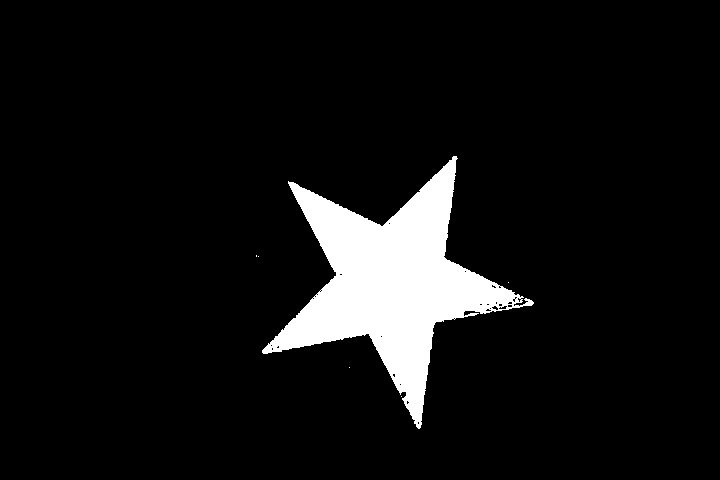
#> input picture mask.png, 720 x 480 px
$ python getLines.py mask.png   (Python 2 division)
#> lines starting #> are read from the running program, lines starting #| are printed output that depends on the picture; after the words box and inside, x2 and y2 are one past the last pixel; in counts of white or black regions, pixels touching at a corner belong together
import cv2
import numpy as np
import sys

# print sys.argv[1]
# img = cv2.imread(sys.argv[1], 0)

img = cv2.imread("mask.png", 0)
#> img: shape (480, 720); 7.2% white; 6 white regions (5 under 20 px), largest, box (x1, y1, x2, y2) and area: (262, 156, 534, 429) 24960

#gray = cv2.cvtColor(img,cv2.COLOR_BGR2GRAY)
#mask.png is already binary
edges = cv2.Canny(img,50,150,apertureSize = 3)
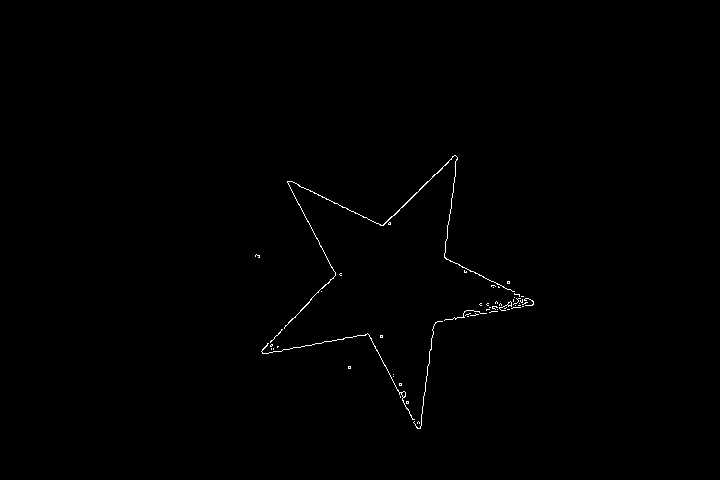
#> edges: shape (480, 720); 0.38% white in thin lines or dots, all inside (x1, y1, x2, y2) = (255, 155, 534, 429)

lines = cv2.HoughLines(edges,1,np.pi/180,55)
#> lines = 16 rows, first 8: [-168, 2.65], [475, 0.14], [431, 0.785], [397, 1.38], [392, 1.4], [432, 0.768], [-177, 2.67], [35, 2.02]
for rho,theta in lines[0]:
    a = np.cos(theta)
    b = np.sin(theta)
    x0 = a*rho
    y0 = b*rho
    x1 = int(x0 + 1000*(-b))
    y1 = int(y0 + 1000*(a))
    x2 = int(x0 - 1000*(-b))
    y2 = int(y0 - 1000*(a))
    cv2.line(img,(x1,y1),(x2,y2),(100,255,255),2)
#> this loop made 1 pass
#> (rho, theta, a, b, x0, y0, x1, y1) on pass 1: (-168, 2.65, -0.883, 0.469, 148.3, -78.87, -321, -961)
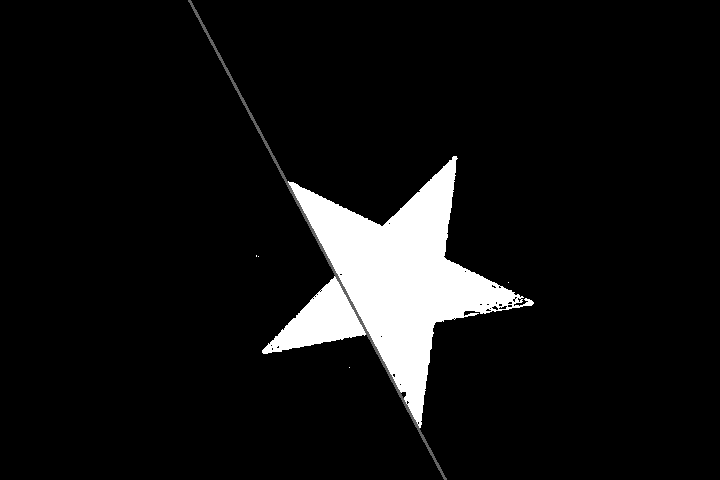
#> img: shape (480, 720); min 0, max 255, mean 18.5

cv2.imwrite('houghlines3.jpg',img)

lowerAngle = 28
upperAngle = 42

starAngleCount = 0
for rho1,theta in lines[0]:
    theta = theta/np.pi*180
    for rho2,phi in lines[0]:
        phi = phi/np.pi*180
        angle = 0
        complement = 180 - angle
        if rho1 > 0 and rho2 > 0:
            angle = 180 - abs(theta - phi)
            complement = 180 - angle
        elif rho1 < 0 and rho2 > 0:
            phiPrime = 180 - phi
            angle = 180 - theta - phiPrime
            complement = 180 - angle
        elif rho1 > 0 and rho2 < 0:
            thetaPrime = 180 - theta
            angle = 180 - thetaPrime - phi
            complement = 180 - angle
        elif rho1 < 0 and rho2 < 0:
            angle = abs(180 - abs(theta - phi))
            complement = abs(180 - angle)
        print angle
        print complement
        print " "
        if (angle < upperAngle and angle > lowerAngle) or (complement > lowerAngle and complement < upperAngle):
            starAngleCount += 1
#> this loop made 1 pass
#> (rho1, theta) on pass 1: (-168, 152)
#| 180.0
#| 0.0
#> after the loop, phi = 152; starAngleCount = 0

print "starAngleCount: " + str(starAngleCount/2)
#| starAngleCount: 0
